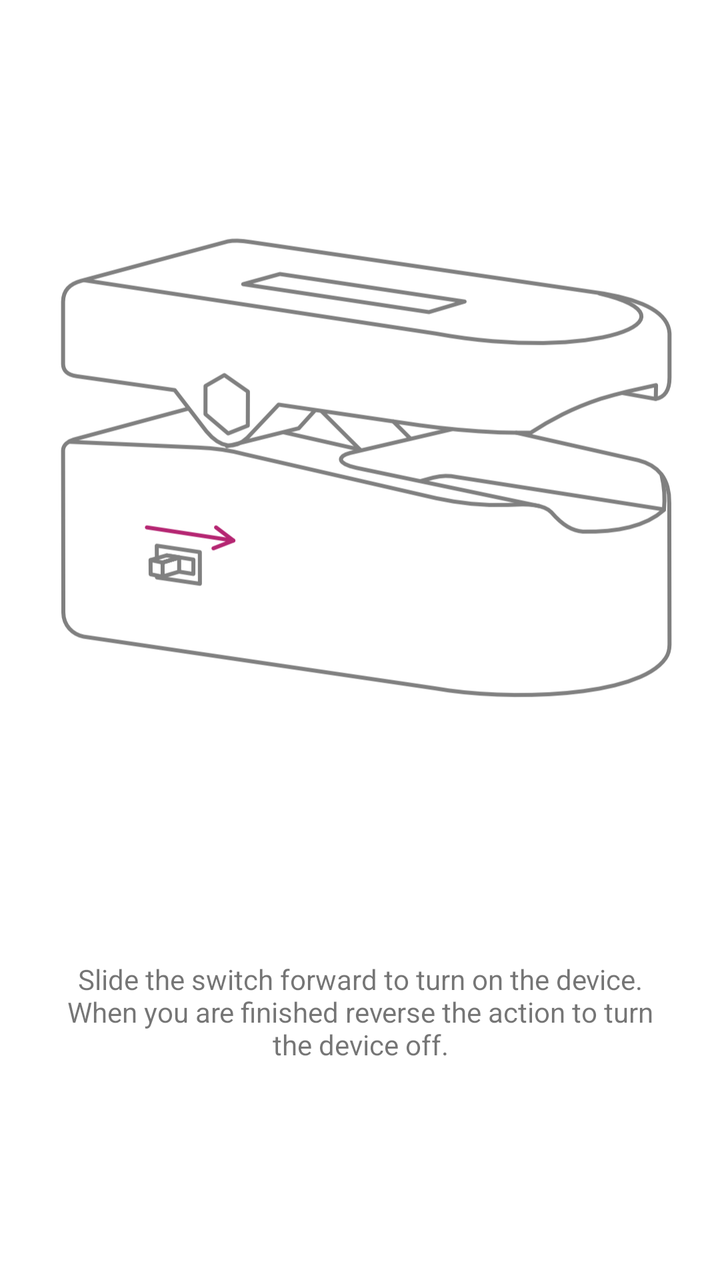
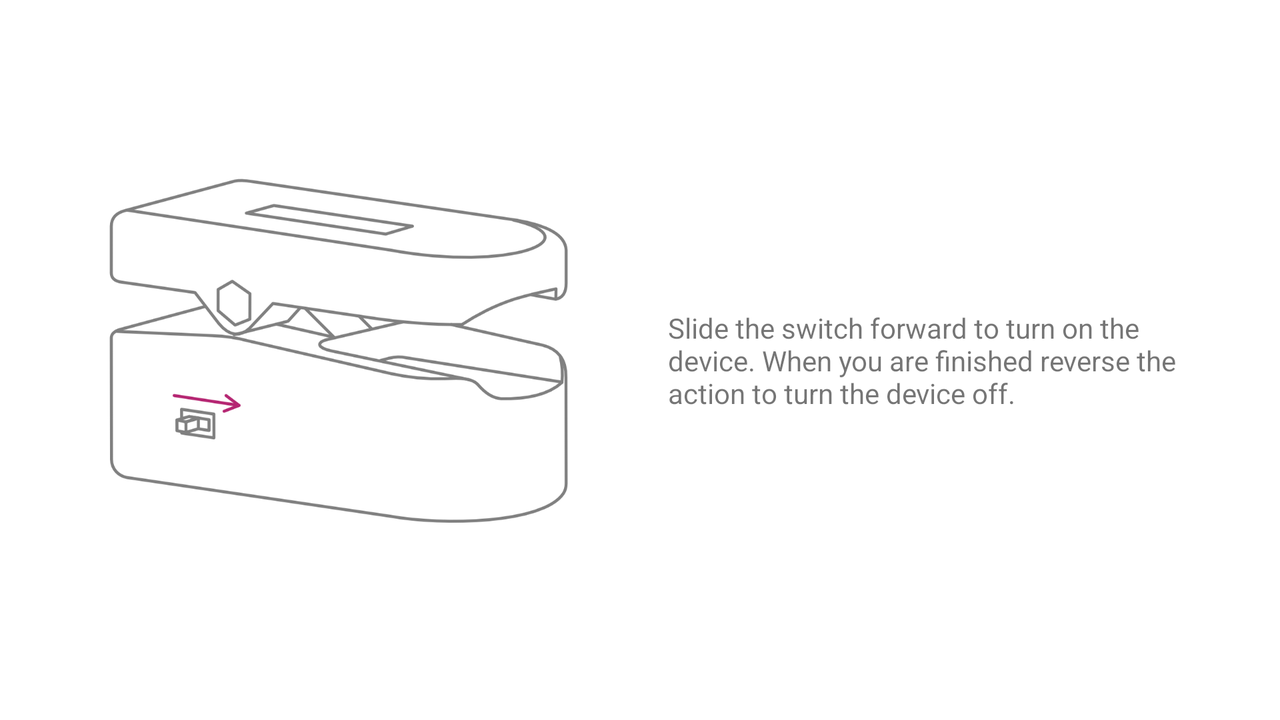

The same Android screen from two of the app's own layout files: first res/layout/ as a phone draws it, then the repository's variant for another configuration, drawn on a device whose configuration selects that folder. Both files follow.
<!-- AndroidManifest.xml: application theme Theme.Picoximeter -->
<!-- res/layout/fragment_how_to_on_off.xml -->
<?xml version="1.0" encoding="utf-8"?>
<androidx.constraintlayout.widget.ConstraintLayout xmlns:android="http://schemas.android.com/apk/res/android"
    xmlns:app="http://schemas.android.com/apk/res-auto"
    xmlns:tools="http://schemas.android.com/tools"
    android:layout_width="match_parent"
    android:layout_height="match_parent"
    tools:context=".HowToOnOffFragment">

    <ImageView
        android:id="@+id/imageView"
        android:layout_width="0dp"
        android:layout_height="480dp"
        android:src="@mipmap/on_off_how_to"
        app:layout_constraintEnd_toEndOf="parent"
        app:layout_constraintStart_toStartOf="parent"
        app:layout_constraintTop_toTopOf="parent" />

    <TextView
        android:id="@+id/textView7"
        android:layout_width="0dp"
        android:layout_height="wrap_content"
        android:layout_marginStart="32dp"
        android:layout_marginEnd="32dp"
        android:text="@string/howto_text_on"
        android:textAlignment="center"
        app:layout_constraintEnd_toEndOf="parent"
        app:layout_constraintHorizontal_bias="0.498"
        app:layout_constraintStart_toStartOf="parent"
        app:layout_constraintTop_toBottomOf="@+id/imageView" />
</androidx.constraintlayout.widget.ConstraintLayout>
<!-- resources referenced by this layout -->
<resources>
  <!-- mipmap on_off_how_to: png bitmap (mipmap-xxxhdpi, 52607 bytes) -->
  <string name="howto_text_on">Slide the switch forward to turn on the device. When you are finished reverse the action to turn the device off.</string>
  <style name="Theme.Picoximeter" parent="Theme.MaterialComponents.DayNight.DarkActionBar">
          
          <item name="colorPrimary">@color/blue_1</item>
          <item name="colorPrimaryVariant">@color/blue_2</item>
          <item name="colorOnPrimary">@color/white</item>
          
          <item name="colorSecondary">@color/pink_1</item>
          <item name="colorSecondaryVariant">@color/pink_2</item>
          <item name="colorOnSecondary">@color/black</item>
  
          <item name="colorAccent">@color/blue_1</item>
          
          <item name="android:statusBarColor" tools:targetApi="l">?attr/colorPrimaryVariant</item>
          
      </style>
  <color name="blue_1">#FF2672B5</color>
  <color name="blue_2">#992672B5</color>
  <color name="white">#FFFFFFFF</color>
  <color name="pink_1">#FFB52672</color>
  <color name="pink_2">#99B52672</color>
  <color name="black">#FF000000</color>
</resources>
<!-- res/layout-land/fragment_how_to_on_off.xml (the repository's variant of the layout above) -->
<!-- drawn on the phone turned sideways -->
<?xml version="1.0" encoding="utf-8"?>
<androidx.constraintlayout.widget.ConstraintLayout xmlns:android="http://schemas.android.com/apk/res/android"
    xmlns:app="http://schemas.android.com/apk/res-auto"
    xmlns:tools="http://schemas.android.com/tools"
    android:layout_width="match_parent"
    android:layout_height="match_parent"
    tools:context=".HowToOnOffFragment">

    <ImageView
        android:id="@+id/imageView"
        android:layout_width="wrap_content"
        android:layout_height="0dp"
        android:layout_marginStart="32dp"
        android:src="@mipmap/on_off_how_to"
        app:layout_constraintBottom_toBottomOf="parent"
        app:layout_constraintStart_toStartOf="parent"
        app:layout_constraintTop_toTopOf="parent" />

    <TextView
        android:id="@+id/textView7"
        android:layout_width="0dp"
        android:layout_height="wrap_content"
        android:layout_marginStart="32dp"
        android:layout_marginEnd="32dp"
        android:text="@string/howto_text_on"
        android:textAlignment="viewStart"
        app:layout_constraintBottom_toBottomOf="parent"
        app:layout_constraintEnd_toEndOf="parent"
        app:layout_constraintStart_toEndOf="@+id/imageView"
        app:layout_constraintTop_toTopOf="parent" />
</androidx.constraintlayout.widget.ConstraintLayout>
